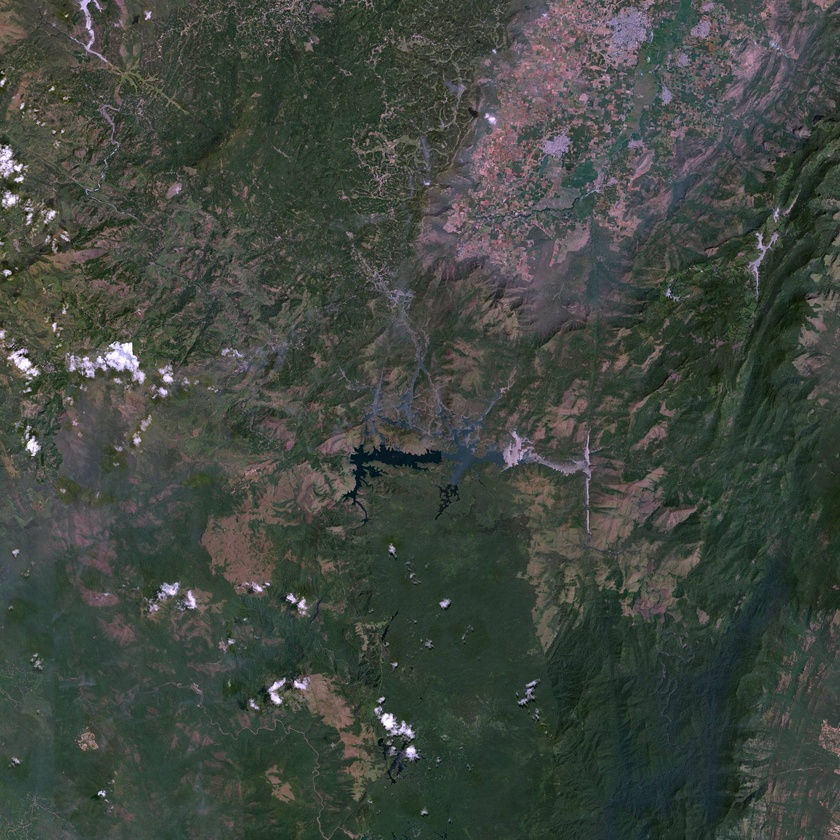
#> input picture terrain_context_far.jpg, 840 x 840 px, shrunk from 2048 x 2048 before the run
$ python overlay_rejection.py terrain_context_far.jpg
#> lines starting #> are read from the running program, lines starting #| are printed output that depends on the picture; after the words box and inside, x2 and y2 are one past the last pixel; in counts of white or black regions, pixels touching at a corner belong together
#> further down, img is the input picture: shape (840, 840, 3); mean R, G, B 65.1, 71.2, 64.4
"""
Detect and neutralise map-overlay graphics painted onto satellite imagery.

WHY THIS IS NEEDED

Screenshots taken from a mapping application often carry pins, labels, route
lines, POI icons and watermarks. These are opaque graphics composited over the
imagery, but nothing downstream knows that:

  * the depth backbone sees a high-contrast blob and gives it height;
  * segmentation sees saturated colour and hard edges and calls it a building;
  * prism extrusion then builds a solid block standing on nothing;
  * the vehicle detector's size and elongation gates fit a map pin almost
    exactly;
  * and the real roof underneath is hidden either way.

The result is phantom structures that look confident and are pure artefact.

HOW THEY ARE TOLD APART

Overlay graphics differ from imagery in a way that is measurable rather than
stylistic. Satellite and aerial imagery of built environments is close to
neutral -- measured on the DFC2019 Jacksonville orthos, the red, green and blue
channels sit within a few levels of each other at every percentile. UI graphics
are the opposite: strongly saturated, and painted in flat uniform colour with
almost no internal texture.

So a region is flagged when it is simultaneously:

  * highly saturated (far from grey), AND
  * internally flat (a painted fill, not a photographed surface).

Both conditions are required. Saturation alone would flag a blue swimming pool,
a red-tile roof or a sports pitch; flatness alone would flag tarmac and water.
Together they describe a painted graphic and very little else.

Vegetation is excluded explicitly: healthy canopy is both green-saturated and
smooth at some scales, and it is the one natural surface that can otherwise
trip both tests.

WHAT IS DONE WITH THEM

Detected pixels are removed from the building mask so nothing is extruded from
them, and the texture is inpainted from surrounding pixels so the scene does not
show a floating icon. The count and coverage are returned so a caller can warn
-- or refuse -- rather than silently producing a scene built partly from UI.
"""
import numpy as np
import cv2


def detect_overlays(image_np: np.ndarray, veg_mask: np.ndarray = None,
                    sat_percentile: float = 97.0,
                    min_sat: int = 90,
                    max_area_frac: float = 0.02) -> dict:
    """
    Find painted map graphics.

    sat_percentile adapts the saturation cut to the image's own distribution, so
    a naturally colourful scene is not wholesale flagged; min_sat is an absolute
    floor beneath which nothing counts as a painted graphic however unusual it is
    for that image.

    max_area_frac bounds how large a single overlay component may be. Map pins,
    labels and icons are small relative to the frame; a huge saturated flat
    region is far more likely to be a real surface (a lake, a painted court)
    and is left alone.
    """
#> called with sat_percentile = 97, min_sat = 90, max_area_frac = 0.02
    hsv = cv2.cvtColor(image_np, cv2.COLOR_RGB2HSV)
#> hsv: shape (840, 840, 3); mean H, S, V 67.7, 50.4, 73.9
    sat = hsv[:, :, 1].astype(np.float32)
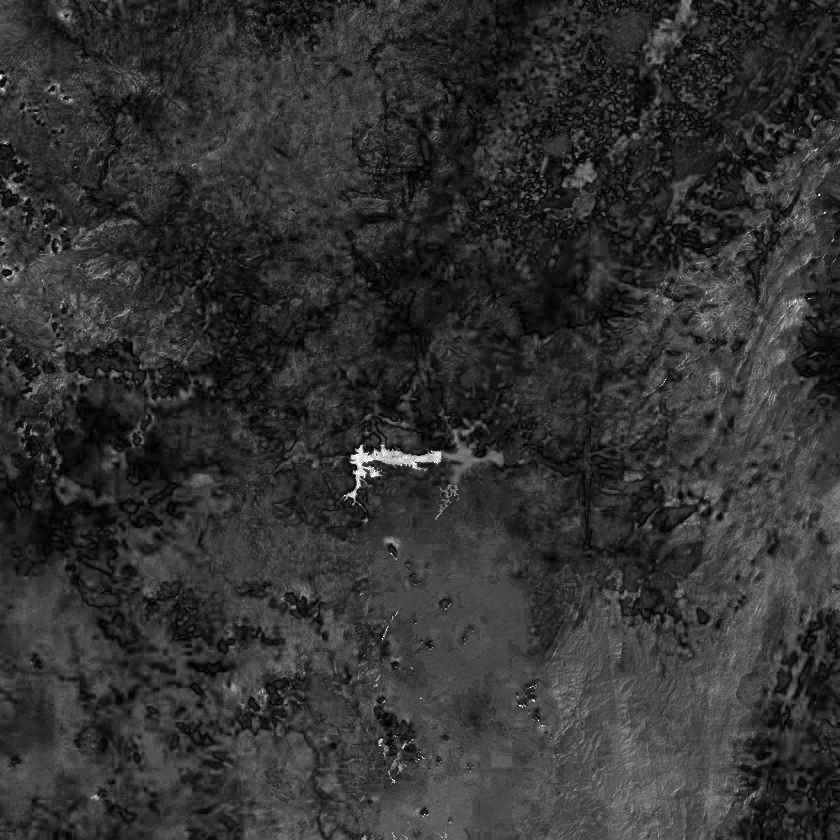
#> sat: shape (840, 840) float32; min 0, max 255, mean 50.4
    val = hsv[:, :, 2].astype(np.float32)
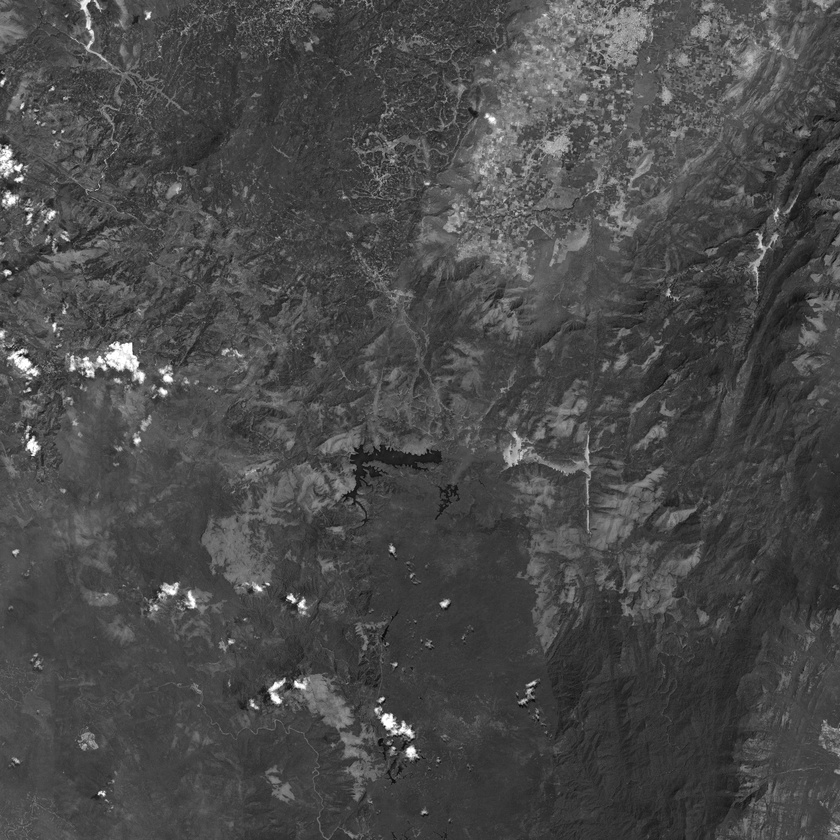
#> val: shape (840, 840) float32; min 2, max 255, mean 73.9

    gray = cv2.cvtColor(image_np, cv2.COLOR_RGB2GRAY).astype(np.float32)
    mean = cv2.blur(gray, (5, 5))
    texture = np.clip(cv2.blur(gray * gray, (5, 5)) - mean * mean, 0, None)
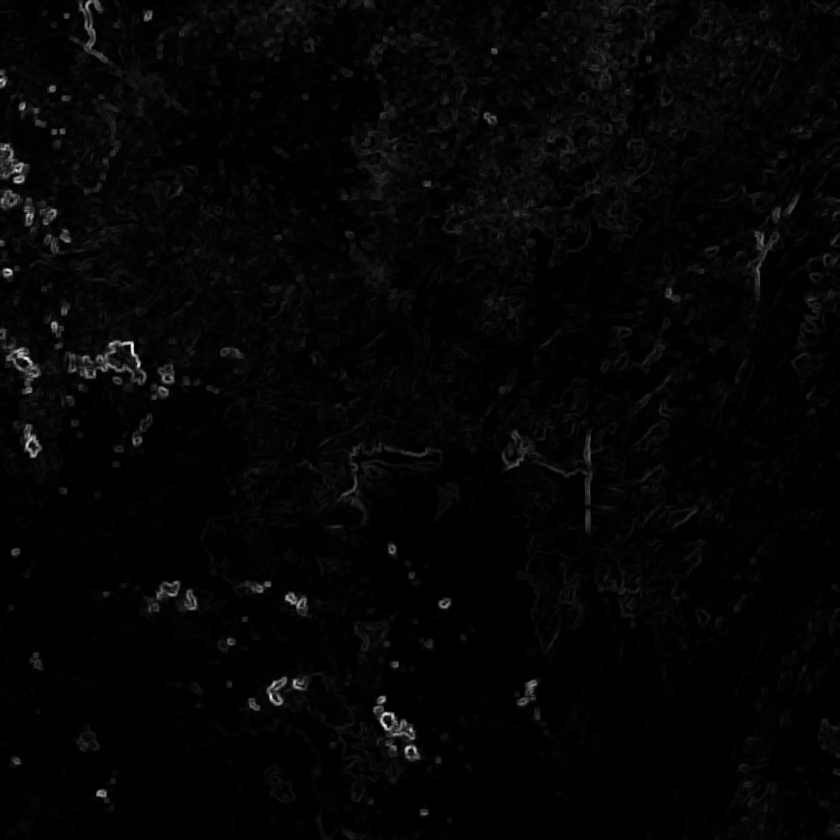
#> texture: shape (840, 840) float32; min 0.32, max 7194.9, mean 147.5; drawn with min black and max white

    sat_cut = max(float(np.percentile(sat, sat_percentile)), float(min_sat))
#> sat_cut = 98
    tex_cut = float(np.percentile(texture, 35))
#> tex_cut = 36.67

    # Two rules, not one.
    #
    # RULE 1 -- saturated AND flat: pin bodies, route lines, filled icons.
    # RULE 2 -- extremely saturated, whatever the local texture: TEXT labels.
    #   Label strokes are only a few pixels wide, so almost every pixel of a
    #   glyph is an edge and the flatness test rejects all of it. Measured: with
    #   rule 1 alone, painted "Main Building" text survived cleaning untouched.
    #   Real imagery essentially never reaches this saturation -- the DFC and
    #   drone orthos here are near-neutral -- so the absolute cut is safe.
    strong_cut = max(float(np.percentile(sat, 99.5)), 150.0)
#> strong_cut = 150
    rule_flat = (sat > sat_cut) & (texture < tex_cut)
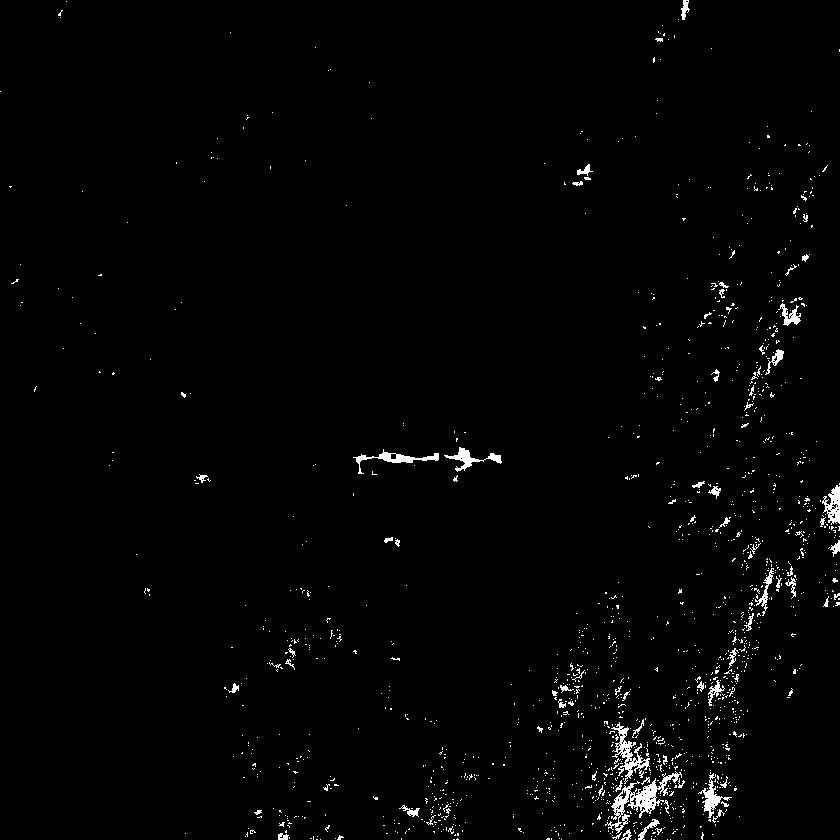
#> rule_flat: shape (840, 840) bool; 1.5% white in thin lines or dots
    rule_strong = sat > strong_cut
#> rule_strong: shape (840, 840) bool; 0.24% white; 235 white regions (234 under 20 px), largest, box (x1, y1, x2, y2) and area: (344, 445, 442, 500) 1211
    candidate = (rule_flat | rule_strong) & (val > 40)
#> candidate: shape (840, 840) bool; 1.1% white in thin lines or dots

    if veg_mask is not None:
        # Healthy vegetation is green-saturated and smooth at this scale; it is
        # the one natural surface that satisfies both tests, so it is excluded
        # rather than being inpainted away.
        candidate &= ~veg_mask

    # Close BEFORE opening. Letters are separate components until joined, so
    # opening first erases the thin strokes that closing would have merged into
    # a word-sized region, and the area filter then never sees the label at all.
    m = cv2.morphologyEx(candidate.astype(np.uint8), cv2.MORPH_CLOSE,
                         cv2.getStructuringElement(cv2.MORPH_ELLIPSE, (9, 9)))
#> m: shape (840, 840); values 0 (black) and 1 (white), 2.4% white; 545 white regions (474 under 20 px), largest, box (x1, y1, x2, y2) and area: (585, 718, 685, 840) 5796, (741, 558, 782, 630) 967, (424, 789, 463, 840) 953
    m = cv2.morphologyEx(m, cv2.MORPH_OPEN,
                         cv2.getStructuringElement(cv2.MORPH_ELLIPSE, (3, 3)))
#> m: shape (840, 840); values 0 (black) and 1 (white), 2.1% white; 117 white regions (48 under 20 px), largest, box (x1, y1, x2, y2) and area: (585, 721, 683, 840) 5699, (741, 558, 782, 630) 949, (425, 790, 462, 840) 920

    n, lab, stats, _ = cv2.connectedComponentsWithStats(m, connectivity=8)
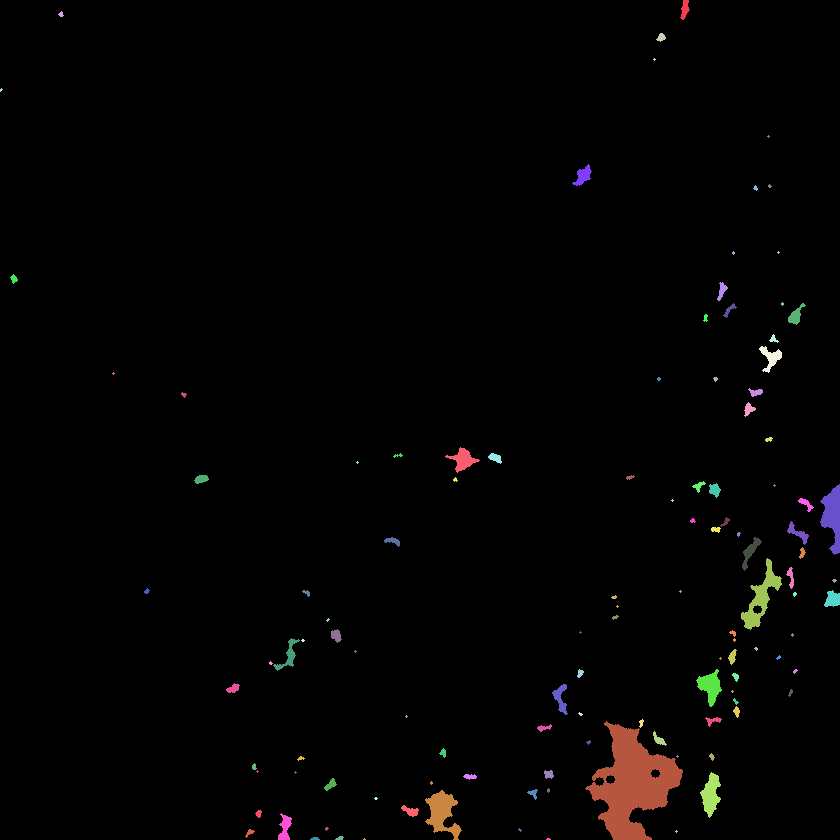
#> lab: shape (840, 840) int32; 118 distinct labels, from 0 to 117; one colour per label, 0 black
#> n = 118; stats = 118 rows, first 6: [0, 0, 840, 840, 690652], [680, 0, 10, 20, 115], [58, 11, 6, 6, 21], [656, 33, 10, 9, 54], [653, 58, 3, 3, 5], [0, 88, 3, 4, 7]
    total_px = image_np.shape[0] * image_np.shape[1]
#> total_px = 705600
    keep = np.zeros(n, dtype=bool)
    kept = 0
    for i in range(1, n):
        area = stats[i, cv2.CC_STAT_AREA]
        if area < 12:
            continue                       # speckle, not a graphic
        if area > max_area_frac * total_px:
            continue                       # too large to be an icon or label
        keep[i] = True
        kept += 1
#> this loop made 117 passes
#> area on passes 1, 2, 3, 7, 12, 13, 14, 16, 17, 18, 19, 23: 115, 21, 54, 212, 44, 97, 66, 167, 26, 40, 264, 76
#> after the loop, kept = 81

    mask = keep[lab]
    return {
        "mask": mask,
        "count": kept,
        "coverage": float(mask.mean()),
        "sat_cut": round(sat_cut, 1),
    }


def clean(image_np: np.ndarray, veg_mask: np.ndarray = None) -> tuple:
    """
    Remove overlay graphics from an image.

    Returns (cleaned_image, info). Inpainting uses the surrounding imagery, so a
    pin sitting on a roof is replaced by roof rather than by a grey patch. This
    restores plausible appearance; it does NOT recover what the graphic hid, and
    the affected region should be treated as having no evidence rather than as
    observed surface.
    """
    info = detect_overlays(image_np, veg_mask=veg_mask)
#> info = 4 items
    if info["count"] == 0:
        return image_np, info

    # Dilate before inpainting: an icon usually carries a soft anti-aliased
    # fringe and often a drop shadow, and leaving those behind produces a halo
    # exactly where a building edge would be detected.
    m = cv2.dilate(info["mask"].astype(np.uint8),
                   cv2.getStructuringElement(cv2.MORPH_ELLIPSE, (7, 7)))
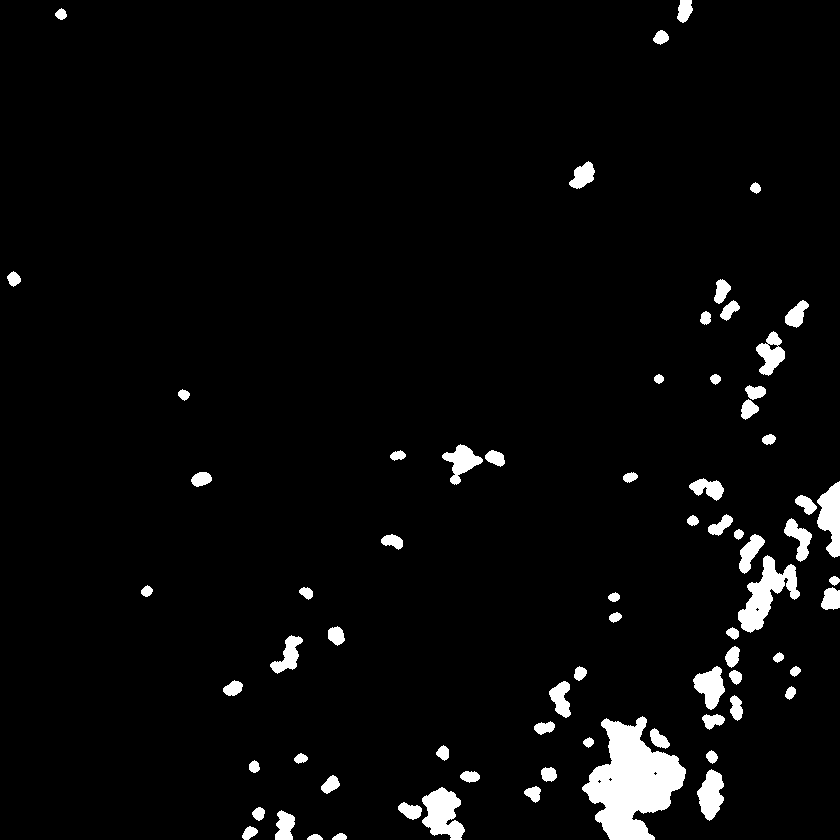
#> m: shape (840, 840); values 0 (black) and 1 (white), 3.9% white; 72 white regions, largest, box (x1, y1, x2, y2) and area: (582, 716, 686, 840) 7176, (738, 555, 800, 633) 1995, (422, 787, 465, 840) 1469
    cleaned = cv2.inpaint(image_np, m, 5, cv2.INPAINT_TELEA)
    info["mask"] = m.astype(bool)
    return cleaned, info


if __name__ == "__main__":
    import sys
    from PIL import Image
    path = sys.argv[1]
    img = np.array(Image.open(path).convert("RGB"))
    out, info = clean(img)
#> info = 4 items
    print(f"{path}: {info['count']} overlay components, "
          f"{info['coverage']*100:.3f}% of pixels (saturation cut {info['sat_cut']})")
#| terrain_context_far.jpg: 81 overlay components, 2.084% of pixels (saturation cut 98.0)
    if info["count"]:
        Image.fromarray(out).save("overlay_cleaned.png")
        print("wrote overlay_cleaned.png")
